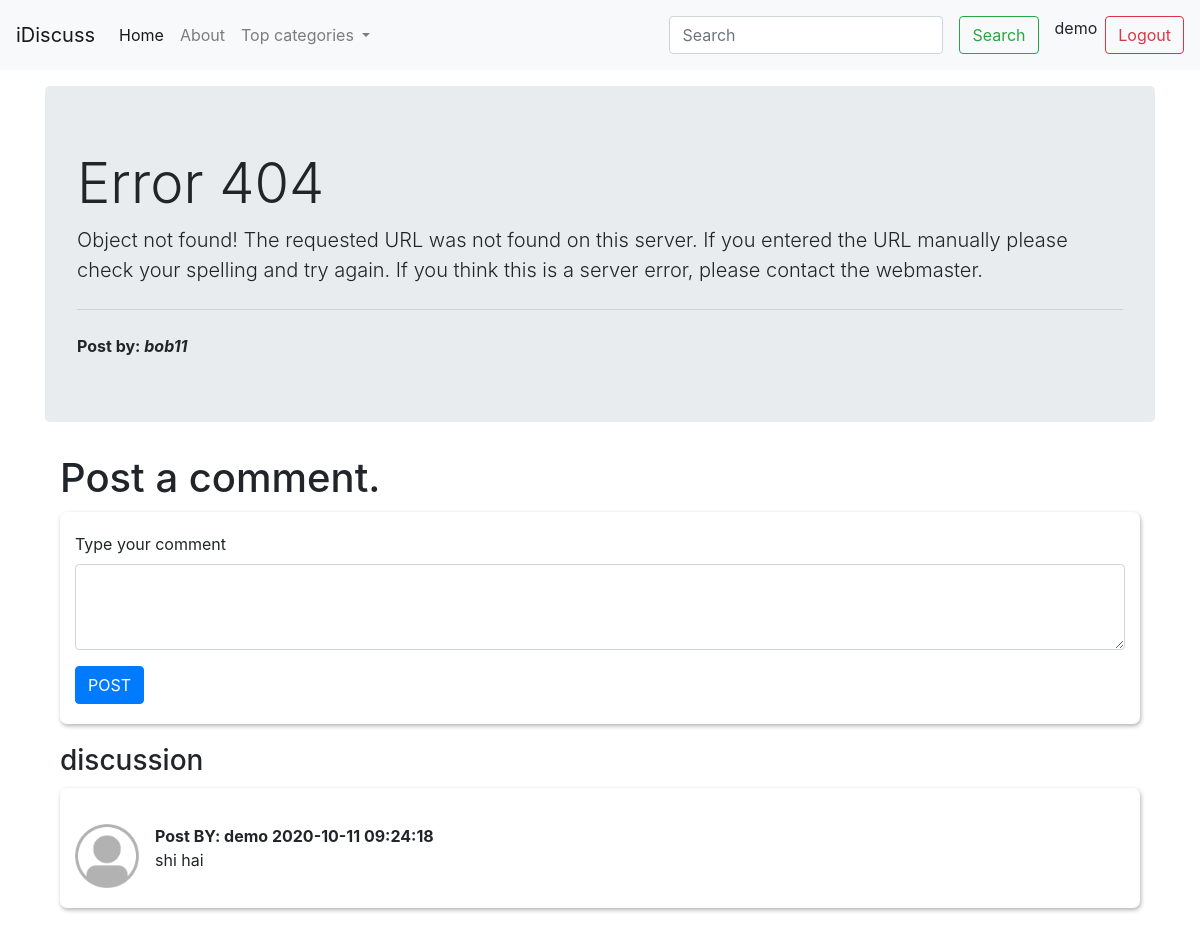
The page /thread2.php?threadid=1 (signed in) on the database its author committed.
### tables this page shows
CREATE TABLE `threads` (
  `thread_id` int(7) NOT NULL,
  `thread_title` varchar(255) NOT NULL,
  `thread_desc` text NOT NULL,
  `thread_cat_id` int(7) NOT NULL,
  `thread_user_id` int(7) NOT NULL,
  `thread_time` datetime NOT NULL DEFAULT current_timestamp()
);

CREATE TABLE `users` (
  `sno` int(11) NOT NULL,
  `username` varchar(15) NOT NULL,
  `password` varchar(20) NOT NULL,
  `user_time` datetime NOT NULL DEFAULT current_timestamp()
);

CREATE TABLE `comments` (
  `comment_id` int(8) NOT NULL,
  `comment_content` text NOT NULL,
  `thread_id` int(8) NOT NULL,
  `comment_by` int(8) NOT NULL,
  `comment_time` datetime NOT NULL DEFAULT current_timestamp()
);

### thread2.php (the view, shortened to what this page needs)
<!DOCTYPE html>
<html lang="en">
<head>
    <link rel="stylesheet" href="css/thread.css">
    <link rel="stylesheet" href="css/bootstrap.min.css">
</head>
<body>
    <?php include 'dbconn.php';
    include '_nav.php';?>
    <?php
    $id= $_GET['threadid'];
    $sql = "SELECT * FROM `threads` WHERE thread_id=$id" ;
    $result = mysqli_query($conn, $sql);
    while ($row = mysqli_fetch_assoc($result)){
        $title= $row['thread_title'];
        $desc= $row['thread_desc'];
        $thread_user_id= $row['thread_user_id'];
        $sql2 ="SELECT * FROM `users` WHERE sno = '$thread_user_id'";
        $result2 = mysqli_query($conn, $sql2);
        $row2= mysqli_fetch_assoc($result2);
        $posted_by= $row2['username'];
    }
    ?>
    <div class="container mt-3">
        <div class="jumbotron">
            <h1 class="display-4"><?php echo $title;?></h1>
            <p class="lead"><?php echo $desc;?></p>
            <hr class="my-4">
            <a> <b> Post by: <em><?php  echo $posted_by; ?></em></b></a>
        </div>
        <div class="container">
            <h1> Post a comment. </h1>
            <?php
if(isset($_SESSION['loggedin'])  && $_SESSION['loggedin']=="true"){
           echo'<div class="container box1">
           <form action="" method="post">
                <div class="form-group">
                    <label for="exampleFormControlTextarea1">Type your comment</label>
                    <textarea class="form-control" id="comment" name="comment" rows="3"></textarea>
                    <input type="hidden" name="sno" value="' .$_SESSION["sno"]. '">
                </div>
                <button type="submit" class="btn btn-primary">POST</button>
            </form>
        </div>
        </div>';
}
else{
    echo'<div class="container">
    <p class="lead">You are not loged in</p>
    </div>';
}
?>
            <div class="container">
                <h3>discussion</h3>
                <?php
    $id= $_GET['threadid'];
    $sql = "SELECT * FROM `comments` WHERE thread_id=$id" ;
    $result = mysqli_query($conn, $sql);
    while ($row = mysqli_fetch_assoc($result)){
        $content= $row['comment_content'];
        $comment_time =$row['comment_time'];
        $comment_by = $row['comment_by'];
        $sql2 ="SELECT * FROM `users` WHERE sno = '$comment_by '";
        $result2 = mysqli_query($conn, $sql2);
        $row2= mysqli_fetch_assoc($result2);
 echo '<div class="container box2">
 <div class="media  mt-3">
  <img src="img/user.png" width="64px" class="mr-3" alt="...">
  <div class="media-body">
  <p class="font-weight-bold my-0 mt-0">Post BY: '. $row2['username'].' '. $comment_time .'</p>
   ' . $content . '  </div>
</div></div>';
}
?>
</body>
</html>

### css/thread.css (style rules this page uses)
* { margin: 0; padding: 0; box-sizing: border-box; }
.box1 { height: auto; width: 924px ; margin-top: 10px; margin-bottom: 20px; margin-right: 5px; margin-left: 5px; padding-top: 20px; padding-left: 20px; padding-bottom: 20px; padding-right: 20px; background: #fff; border-radius: 7px; box-shadow: 1px 2px 4px rgba(0, 0, 0, .3) }
.box2 { height: auto; width: 923px ; margin-top: 10px; margin-bottom: 20px; margin-right: 5px; margin-left: 5px; padding-top: 20px; padding-left: 20px; padding-bottom: 20px; padding-right: 20px; background: #fff; border-radius: 7px; box-shadow: 1px 2px 4px rgba(0, 0, 0, .3) }

### rows shown on the page
threads: thread_title "Error 404", thread_desc "Object not found! The requested URL was not found on this server. If you entered the URL manually please check your spelling and try again. If you think this is a server error, please contact the webmaster."
users: username "bob11"
comments: users.username "demo", comment_time "2020-10-11 09:24:18", comment_content "shi hai"

### other values the page prints
$_SESSION['username'] "demo"
